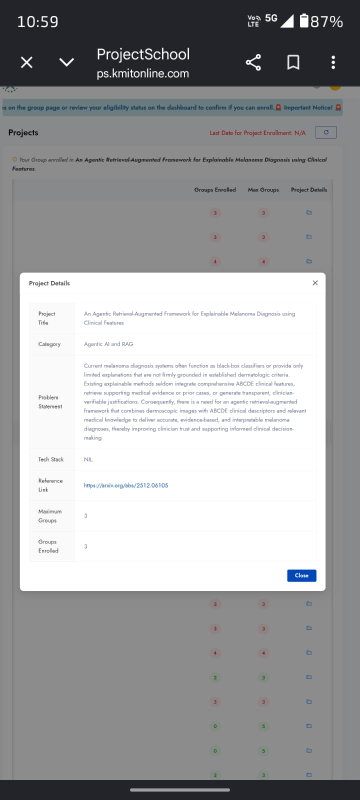
#> input picture PDFS/problem statement image.jpeg, 720 x 1600 px (shown at 1/2 size)
$ python -i ruler_ticks.py   (imports and definitions only)
#> lines starting #> are read from the running program, lines starting #| are printed output that depends on the picture; after the words box and inside, x2 and y2 are one past the last pixel; in counts of white or black regions, pixels touching at a corner belong together
"""Measure repeated ruler strokes in image coordinates, without object models.

Physical units deliberately do not enter this module. A row of marks supplies
a pixel interval; its millimetre interval belongs to the acquisition device.
"""

from dataclasses import dataclass

import cv2
import numpy as np
from scipy.signal import find_peaks


@dataclass
class TickLattice:
    spacing: float
    positions: np.ndarray
    points: np.ndarray
    bbox: tuple[int, int, int, int]
    tangent: np.ndarray
    residual: float
    interval_residuals: np.ndarray
    confidence: float
    uncertainty: float


def _ink_image(image: np.ndarray, lesion_mask: np.ndarray | None):
    gray = cv2.cvtColor(image, cv2.COLOR_RGB2GRAY) if image.ndim == 3 else image
    source_h, source_w = gray.shape
    ratio = min(1.0, 1600.0 / max(source_h, source_w))
    size = (max(1, round(source_w * ratio)), max(1, round(source_h * ratio)))
    gray = cv2.resize(gray, size, interpolation=cv2.INTER_AREA)
    # Local background subtraction preserves faint ink on different skin tones.
    # It also removes broad shadows and the filled interior of a lesion.
    kernel_size = max(9, int(round(min(size) * 0.025)) | 1)
    kernel = cv2.getStructuringElement(cv2.MORPH_ELLIPSE, (kernel_size, kernel_size))
    ink = cv2.morphologyEx(gray, cv2.MORPH_BLACKHAT, kernel)
    high_pass = gray.astype(float) - cv2.GaussianBlur(gray, (3, 3), 0).astype(float)
    noise = float(np.median(np.abs(high_pass)))
    ink[ink < max(4.0, 4.0 * noise)] = 0

    if lesion_mask is not None:
        binary = (np.asarray(lesion_mask) > 0).astype(np.uint8)
        if binary.ndim != 2:
            raise ValueError("lesion_mask must be a two-dimensional mask")
        binary = cv2.resize(binary, size, interpolation=cv2.INTER_NEAREST)
        count, labels, stats, _ = cv2.connectedComponentsWithStats(binary, 8)
        if count > 1:
            # A raw model mask may also contain disconnected ruler ticks.
            # Exclude the lesion component, not every segmented object.
            largest = 1 + int(np.argmax(stats[1:, cv2.CC_STAT_AREA]))
            if stats[largest, cv2.CC_STAT_AREA] < binary.size * 0.85:
                exclusion = (labels == largest).astype(np.uint8)
                exclusion = cv2.dilate(exclusion, np.ones((3, 3), np.uint8))
                ink[exclusion > 0] = 0
    return ink, np.array([source_w / size[0], source_h / size[1]], dtype=float)


def _row_proposals(ink: np.ndarray):
    """Use short parallel line segments to propose rows, even without a baseline.

    Segment edges only locate candidate strips. They are never treated as
    individual tick centres, which would count a thick stroke twice.
    """
    lines = cv2.createLineSegmentDetector(cv2.LSD_REFINE_STD).detect(ink)[0]
    if lines is None:
        return []
    lines = lines.reshape(-1, 2, 2).astype(float)
    vectors = lines[:, 1] - lines[:, 0]
    lengths = np.linalg.norm(vectors, axis=1)
    minimum = max(4.0, min(ink.shape) * 0.009)
    keep = (lengths >= minimum) & (lengths <= min(ink.shape) * 0.20)
    lines, vectors, lengths = lines[keep], vectors[keep], lengths[keep]
    angles = np.arctan2(vectors[:, 1], vectors[:, 0]) % np.pi
    tolerance = max(2.0, min(ink.shape) * 0.004)
    proposals = []
    rng = np.random.default_rng(0)

    for seed_angle in np.arange(0.0, np.pi, np.pi / 12):
        selected = np.abs(np.sin(angles - seed_angle)) <= np.sin(np.deg2rad(9))
        group = lines[selected]
        if len(group) < 6:
            continue
        group_lengths = lengths[selected]
        # Bound texture-heavy images without changing random state elsewhere.
        if len(group) > 400:
            indices = np.linspace(0, len(group) - 1, 400, dtype=int)
            group, group_lengths = group[indices], group_lengths[indices]
        group_angles = np.arctan2(group[:, 1, 1] - group[:, 0, 1], group[:, 1, 0] - group[:, 0, 0])
        angle = 0.5 * np.arctan2(np.mean(np.sin(2 * group_angles)), np.mean(np.cos(2 * group_angles)))
        normal = np.array([np.cos(angle), np.sin(angle)])
        tangent = np.array([normal[1], -normal[0]])
        endpoints = group.reshape(-1, 2)
        seeds = np.linspace(0, len(endpoints) - 1, min(32, len(endpoints)), dtype=int)
        hypotheses = [(endpoints[i], tangent) for i in seeds]
        # Pair endpoints to tolerate slight rotation/skew of the ruler axis
        # relative to its ticks. Requiring near-perpendicular ticks rejects
        # parallel hairs that happen to cross the same image region.
        for first, second in rng.integers(0, len(endpoints), size=(100, 2)):
            delta = endpoints[second] - endpoints[first]
            distance = float(np.linalg.norm(delta))
            if distance < max(30, minimum * 6):
                continue
            axis = delta / distance
            if abs(float(axis @ normal)) <= 0.16:
                hypotheses.append((endpoints[first], axis))

        for origin, axis in hypotheses:
            perpendicular = np.array([-axis[1], axis[0]])
            distances = np.abs((group - origin) @ perpendicular)
            supporting = np.min(distances, axis=1) <= tolerance
            if np.count_nonzero(supporting) < 6:
                continue
            supported = group[supporting]
            nearest = np.argmin(distances[supporting], axis=1)
            aligned = supported[np.arange(len(supported)), nearest]
            centre = np.mean(aligned, axis=0)
            _, _, vh = np.linalg.svd(aligned - centre, full_matrices=False)
            fitted_axis = vh[0]
            if fitted_axis[0] < 0 or (abs(fitted_axis[0]) < 1e-6 and fitted_axis[1] < 0):
                fitted_axis = -fitted_axis
            if abs(float(fitted_axis @ normal)) > 0.20:
                continue
            coordinates = np.sort((aligned - centre) @ fitted_axis)
            unique_count = 1 + int(np.sum(np.diff(coordinates) > 3.0))
            span = float(np.ptp(coordinates))
            if unique_count < 6 or span < max(25, minimum * 5):
                continue
            depth = float(np.median(group_lengths[supporting]))
            proposals.append((unique_count, centre, fitted_axis, coordinates[0], coordinates[-1], depth))

    proposals.sort(key=lambda item: item[0], reverse=True)
    selected = []
    for proposal in proposals:
        _, centre, axis, low, high, depth = proposal
        duplicate = False
        for _, other_centre, other_axis, other_low, other_high, other_depth in selected:
            perpendicular = np.array([-axis[1], axis[0]])
            along = float((other_centre - centre) @ axis)
            if (abs(float(axis @ other_axis)) > 0.998
                    and abs(float((other_centre - centre) @ perpendicular)) < max(3, min(depth, other_depth) * 0.45)
                    and min(high, other_high + along) > max(low, other_low + along)):
                duplicate = True
                break
        if not duplicate:
            selected.append(proposal)
        if len(selected) >= 24:
            break
    return selected


def _baseline_proposals(ink: np.ndarray):
    """Also sample long baselines when crossing hairs obscure tick endpoints."""
    binary = (ink >= 8).astype(np.uint8) * 255
    minimum = max(45, round(min(ink.shape) * 0.20))
    lines = cv2.HoughLinesP(binary, 1, np.pi / 720, threshold=max(30, minimum // 3),
                            minLineLength=minimum, maxLineGap=max(3, round(min(ink.shape) * 0.005)))
    if lines is None:
        return []
    lines = lines.reshape(-1, 2, 2).astype(float)
    lengths = np.linalg.norm(lines[:, 1] - lines[:, 0], axis=1)
    selected = []
    for index in np.argsort(lengths)[::-1]:
        line, length = lines[index], lengths[index]
        centre = line.mean(axis=0)
        axis = (line[1] - line[0]) / length
        if axis[0] < 0 or (abs(axis[0]) < 1e-6 and axis[1] < 0):
            axis = -axis
        normal = np.array([-axis[1], axis[0]])
        if any(abs(float(axis @ other[2])) > 0.998
               and abs(float((centre - other[1]) @ normal)) < 5 for other in selected):
            continue
        # Stay close to the baseline so short minor ticks remain visible even
        # when taller marks and oblique hairs cross the ruler.
        depth = max(6, min(ink.shape) * 0.008)
        selected.append((0, centre, axis, -length / 2, length / 2, depth))
        if len(selected) >= 10:
            break
    return selected


def _fit_lattice(positions: np.ndarray):
    """Fit an affine tick lattice with missing marks and a small outlier budget.

    Seeds come from observed gaps. Most fitted gaps must be adjacent divisions;
    a sparse harmonic or an arbitrary subset of texture cannot set the scale.
    """
    if len(positions) < 6:
        return None
    gaps = np.diff(positions)
    seeds = np.unique(np.round(gaps[(gaps >= 4) & (gaps <= np.ptp(positions) / 5)], 1))
    best = None
    for seed in seeds:
        tolerance = max(0.8, seed * 0.10)
        for phase in positions[:24]:
            indices = np.rint((positions - phase) / seed).astype(int)
            residuals = np.abs(positions - (phase + indices * seed))
            chosen = np.where(residuals <= tolerance)[0]
            if len(chosen) < 6:
                continue
            # Only one profile peak can represent a particular physical mark.
            unique_peaks = []
            for index in np.unique(indices[chosen]):
                members = chosen[indices[chosen] == index]
                unique_peaks.append(members[np.argmin(residuals[members])])
            chosen = np.asarray(unique_peaks, dtype=int)
            if len(chosen) < 6:
                continue
            spacing, intercept = np.polyfit(indices[chosen], positions[chosen], 1)
            error = positions[chosen] - (intercept + indices[chosen] * spacing)
            chosen = chosen[np.abs(error) <= tolerance]
            if len(chosen) < 6 or len(chosen) / len(positions) < 0.80:
                continue
            spacing, intercept = np.polyfit(indices[chosen], positions[chosen], 1)
            ticks = positions[chosen]
            tick_indices = indices[chosen]
            steps = np.diff(tick_indices)
            density = len(ticks) / (tick_indices[-1] - tick_indices[0] + 1)
            if (spacing < 4 or abs(spacing / seed - 1) > 0.15 or density < 0.75
                    or np.any(steps > 3) or np.mean(steps == 1) < 0.60):
                continue
            residual = float(np.sqrt(np.mean((ticks - (intercept + tick_indices * spacing)) ** 2)))
            interval_residuals = np.diff(ticks) - steps * spacing
            interval_rms = float(np.sqrt(np.mean(interval_residuals ** 2)))
            unit_gaps = np.diff(ticks) / steps
            # A single scalar cannot correct visible perspective distortion.
            if (residual > max(0.65, spacing * 0.065)
                    or interval_rms > max(1.0, spacing * 0.10)
                    or abs(np.mean(unit_gaps[:3]) - np.mean(unit_gaps[-3:])) > spacing * 0.12):
                continue
            score = len(ticks) * (1.0 - residual / spacing) * density
            if best is None or score > best[0]:
                best = (score, spacing, ticks, residual, interval_residuals, len(chosen) / len(positions))
    return best


def find_tick_lattices(image: np.ndarray, lesion_mask: np.ndarray | None = None) -> list[TickLattice]:
    """Return independently validated rows in original-image pixel coordinates."""
    ink, source_scale = _ink_image(image, lesion_mask)
    lattices = []
    proposals = _baseline_proposals(ink) + _row_proposals(ink)
    for _, origin, tangent, low, high, depth in proposals:
        normal = np.array([-tangent[1], tangent[0]])
        along = np.arange(np.floor(low) - 5, np.ceil(high) + 6, dtype=float)
        across = np.arange(2, max(6, round(depth)) + 1, dtype=float)
        for side in (-1, 1):
            points = (origin + along[None, :, None] * tangent
                      + (side * across[:, None, None]) * normal)
            sampled = cv2.remap(ink, points[:, :, 0].astype(np.float32), points[:, :, 1].astype(np.float32),
                                cv2.INTER_LINEAR, borderMode=cv2.BORDER_CONSTANT)
            profile = np.mean(sampled, axis=0).astype(np.float32)
            profile = cv2.GaussianBlur(profile[None, :], (3, 1), 0.6).ravel()
            floor = float(np.percentile(profile, 20))
            amplitude = float(np.percentile(profile, 95)) - floor
            if amplitude < 5:
                continue
            peaks, _ = find_peaks(profile, distance=3, prominence=max(3, amplitude * 0.22),
                                  height=floor + max(4, amplitude * 0.22), width=0.6)
            positions = peaks.astype(float)
            # Sub-pixel centres of the intensity peaks, not their two edges.
            for index, peak in enumerate(peaks):
                left, centre, right = map(float, profile[peak - 1:peak + 2])
                denominator = left - 2 * centre + right
                if abs(denominator) > 1e-6:
                    positions[index] += np.clip(0.5 * (left - right) / denominator, -0.5, 0.5)
            fit = _fit_lattice(positions + along[0])
            if fit is None:
                continue
            _, spacing, ticks, residual, interval_residuals, coverage = fit
            axis_scale = float(np.linalg.norm(tangent * source_scale))
            tick_points = (origin + ticks[:, None] * tangent + side * depth / 2 * normal) * source_scale
            corners = np.array([origin + u * tangent + v * normal
                                for u in (ticks[0] - 3, ticks[-1] + 3)
                                for v in (-2 * side, (depth + 2) * side)]) * source_scale
            start = np.maximum(0, np.floor(np.min(corners, axis=0))).astype(int)
            end = np.minimum([image.shape[1], image.shape[0]], np.ceil(np.max(corners, axis=0))).astype(int)
            confidence = min(0.97, 0.55 + 0.025 * len(ticks)) * (1 - residual / spacing) * coverage
            lattices.append(TickLattice(
                spacing=float(spacing * axis_scale), positions=(ticks - ticks[0]) * axis_scale,
                points=tick_points, bbox=(int(start[0]), int(start[1]), int(end[0] - start[0]), int(end[1] - start[1])),
                tangent=tangent * source_scale / axis_scale, residual=residual * axis_scale,
                interval_residuals=interval_residuals * axis_scale, confidence=float(confidence),
                uncertainty=float(max(0.5, residual) / spacing),
            ))

    lattices.sort(key=lambda item: (len(item.positions), item.confidence), reverse=True)
    return lattices

>>> import cv2
>>> picture = cv2.cvtColor(cv2.imread('../../PDFS/problem statement image.jpeg'), cv2.COLOR_BGR2RGB)
>>> result = find_tick_lattices(picture)
#> in _ink_image, `ink = cv2.morphologyEx(gray, cv2.MORPH_BLACKHAT, kernel)`:
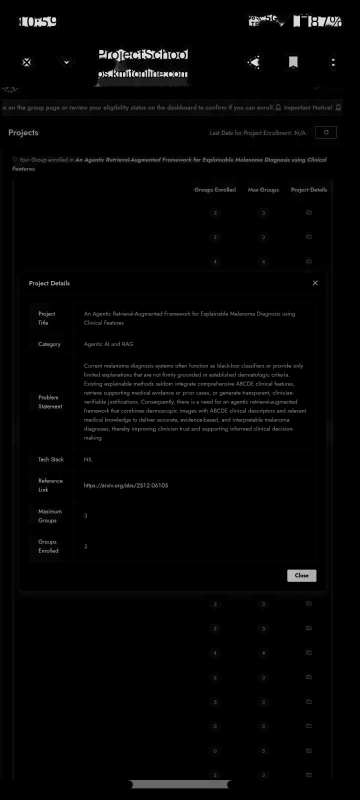
#> ink: shape (1600, 720) (shown at 1/2 size); min 0, max 255, mean 4.5
#> in _ink_image, `high_pass = gray.astype(float) - cv2.GaussianBlur(gray, (3, 3), 0).ast..`:
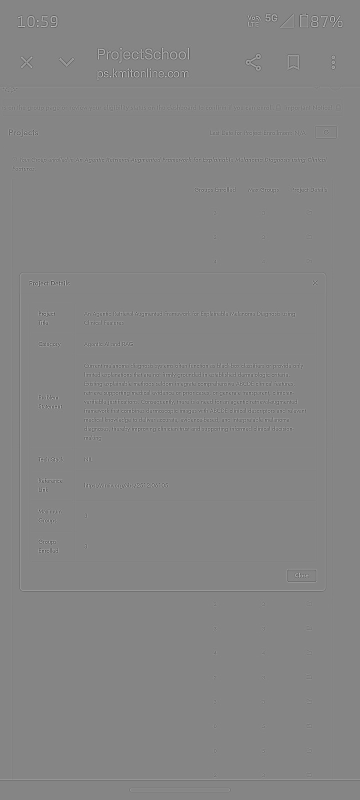
#> high_pass: shape (1600, 720) float64 (shown at 1/2 size); min -112, max 102, mean 0; drawn with min black and max white
#> in _ink_image, `noise = float(np.median(np.abs(high_pass)))`: noise = 0
#> in _ink_image, `ink[ink < max(4.0, 4.0 * noise)] = 0`: ink: shape (1600, 720); 9.37% of pixels changed, all inside (x1, y1, x2, y2) = (0, 24, 720, 1584)
#> in find_tick_lattices, `ink, source_scale = _ink_image(image, lesion_mask)`: source_scale = [1, 1]
#> in _baseline_proposals, `binary = (ink >= 8).astype(np.uint8) * 255`:
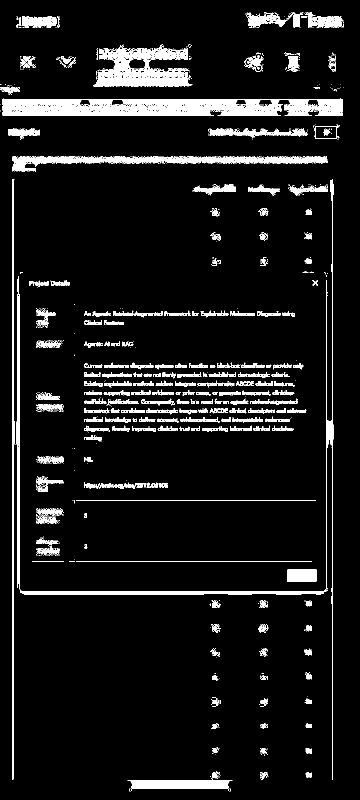
#> binary: shape (1600, 720) (shown at 1/2 size); 8.4% white; 1118 white regions (873 under 20 px), largest, box (x1, y1, x2, y2) and area: (4, 197, 686, 232) 18594, (35, 359, 667, 1559) 10124, (186, 91, 385, 174) 8425
#> in _baseline_proposals, `lines = cv2.HoughLinesP(binary, 1, np.pi / 720, threshold=max(30, mini..`: lines = 125 rows, first 6: [664, 1558, 664, 359], [26, 1558, 26, 359], [24, 1558, 24, 359], [25, 1558, 25, 359], [665, 1558, 665, 359], [5, 212, 361, 220]
#> in _baseline_proposals, `lengths = np.linalg.norm(lines[:, 1] - lines[:, 0], axis=1)`: lengths = 125 values, max 1199 at index 0, min 144 at index 93, mean 314.3
#> the loop in _baseline_proposals, `for index in np.argsort(lengths)[::-1]:` made 20 passes
#> (index, line, length, centre, axis, normal) on passes 4, 6, 7, 8, 9, 10, 11, 12: (2, [[24, 1558], [24, 359]], 1199, [24, 958.5], [0, 1], [-1, 0]), (12, [[4, 199], [684, 199]], 680, [344, 199], [1, 0], [0, 1]), (15, [[25, 321], [654, 319]], 629, [339.5, 320], [1, -0.00318], [0.00318, 1]), (18, [[27, 322], [655, 322]], 628, [341, 322], [1, 0], [0, 1]), (46, [[28, 323], [652, 323]], 624, [340, 323], [1, 0], [0, 1]), (21, [[652, 1183], [652, 560]], 623, [652, 871.5], [0, 1], [-1, 0]), (38, [[35, 1175], [35, 558]], 617, [35, 866.5], [0, 1], [-1, 0]), (34, [[37, 1167], [37, 552]], 615, [37, 859.5], [0, 1], [-1, 0])
#> (line, length, centre, axis, normal) on passes 1, 2, 3, 5: ([[664, 1558], [664, 359]], 1199, [664, 958.5], [0, 1], [-1, 0]), ([[26, 1558], [26, 359]], 1199, [26, 958.5], [0, 1], [-1, 0]), ([[25, 1558], [25, 359]], 1199, [25, 958.5], [0, 1], [-1, 0]), ([[665, 1558], [665, 359]], 1199, [665, 958.5], [0, 1], [-1, 0])
#> after the loop in _baseline_proposals, `for index in np.argsort(lengths)[::-1]:`: selected = 10 items
#> in _row_proposals, `lines = cv2.createLineSegmentDetector(cv2.LSD_REFINE_STD).detect(ink)[0]`: lines = 414 rows, first 6: [599.5, 51.89, 599.3, 31.88], [205.5, 99.62, 199.2, 98.94], [216, 104.4, 215.5, 115.6], [323.3, 115.6, 323.5, 99.36], [93.22, 34.35, 84.33, 33.68], [659.4, 41.9, 659.3, 34.38]
#> in _row_proposals, `vectors = lines[:, 1] - lines[:, 0]`: vectors = 414 pairs, first value -363.8 to 190, second value -38.75 to 1197.5
#> in _row_proposals, `lengths = np.linalg.norm(vectors, axis=1)`: lengths = 414 values, max 1197.5 at index 395, min 2.79 at index 279, mean 18.24
#> in _row_proposals, `lines, vectors, lengths = lines[keep], vectors[keep], lengths[keep]`: vectors = 385 pairs, first value -100 to 58.75, second value -38.75 to 43.75; lengths = 385 values, max 100 at index 375, min 6.49 at index 178, mean 14.16
#> in _row_proposals, `angles = np.arctan2(vectors[:, 1], vectors[:, 0]) % np.pi`: angles = 385 values, max 3.14 at index 132, min 0 at index 371, mean 1.6
#> the loop in _row_proposals, `for seed_angle in np.arange(0.0, np.pi, np.pi / 12):` made 12 passes
#> (angle, normal, tangent) on passes 1, 2, 7, 9, 12: (-0.00467, [1, -0.00467], [-0.00467, -1]), (0.222, [0.975, 0.22], [0.22, -0.975]), (1.57, [0.00269, 1], [1, -0.00269]), (-1.02, [0.525, -0.851], [-0.851, -0.525]), (-0.231, [0.974, -0.229], [-0.229, -0.974])
#> (group_lengths, group_angles, angle, normal, tangent, seeds) on passes 5, 6, 11: ([7.24, 6.66, 9.24, 7.93, 7.08, 8.79, 8.34, 9.51], [0.917, -2.1, -2.12, 1.04, 1.03, 0.892, -2.02, -1.94], 1.03, [0.512, 0.859], [0.859, -0.512], [0, 1, 2, 3, 4, 5, 6, 7, 8, 9, 10, 11, 12, 13, 14, 15]), ([7.82, 11.32, 9.05, 10.24, 10.52, 9.51, 11.49, 6.69], [-1.75, 1.46, -1.74, 1.44, 1.39, -1.94, -1.72, -1.84], 1.38, [0.192, 0.981], [0.981, -0.192], [0, 1, 2, 3, 4, 5, 6, 7, 8, 9, 10, 11, 12, 13, 14, 15]), ([11.16, 8.39, 8.35, 8.56, 8.59, 8.88, 6.98], [2.61, 2.67, 2.76, -0.533, 2.59, 2.72, -0.625], -0.501, [0.877, -0.48], [-0.48, -0.877], [0, 1, 2, 3, 4, 5, 6, 7, 8, 9, 10, 11, 12, 13])
#> after the loop in _row_proposals, `for seed_angle in np.arange(0.0, np.pi, np.pi / 12):`: proposals = 50 items
#> the loop in _row_proposals, `for proposal in proposals:` made 49 passes
#> (proposal, low, high, depth) on passes 1 to 8: ((12, [93.42, 717.4], [0.00354, 1], -674.3, 363.7, 10.21), -674.3, 363.7, 10.21), ((12, [292.7, 34.16], [1, -0.00536], -254.8, 366.6, 13.75), -254.8, 366.6, 13.75), ((12, [292.7, 34.16], [1, -0.00536], -254.8, 366.6, 13.75), -254.8, 366.6, 13.75), ((12, [292.7, 34.16], [1, -0.00536], -254.8, 366.6, 13.75), -254.8, 366.6, 13.75), ((12, [316.1, 116.2], [1, -0.0127], -270.4, 278.3, 11.24), -270.4, 278.3, 11.24), ((11, [342.7, 114.9], [1, -0.00378], -130.1, 251.6, 11.24), -130.1, 251.6, 11.24), ((11, [342.7, 114.9], [1, -0.00378], -130.1, 251.6, 11.24), -130.1, 251.6, 11.24), ((11, [342.7, 114.9], [1, -0.00378], -130.1, 251.6, 11.24), -130.1, 251.6, 11.24)
#> after the loop in _row_proposals, `for proposal in proposals:`: selected = 24 items
#> in find_tick_lattices, `proposals = _baseline_proposals(ink) + _row_proposals(ink)`: proposals = 34 items
#> the loop in find_tick_lattices, `for _, origin, tangent, low, high, depth in proposals:` made 34 passes
#> (origin, tangent, low, high, depth, normal, across) on passes 11, 12, 14, 15: ([93.42, 717.4], [0.00354, 1], -674.3, 363.7, 10.21, [-1, 0.00354], [2, 3, 4, 5, 6, 7, 8, 9, 10]), ([292.7, 34.16], [1, -0.00536], -254.8, 366.6, 13.75, [0.00536, 1], [2, 3, 4, 5, 6, 7, 8, 9, 10, 11, 12, 13, 14]), ([329.7, 112.8], [0.996, 0.085], -117.6, 265.8, 11.25, [-0.085, 0.996], [2, 3, 4, 5, 6, 7, 8, 9, 10, 11]), ([332.4, 676.3], [0.00699, 1], -532.5, 160.8, 11.28, [-1, 0.00699], [2, 3, 4, 5, 6, 7, 8, 9, 10, 11])
#> (origin, tangent, low, high, depth, normal, across) on passes 1 to 6: ([664, 958.5], [0, 1], -599.5, 599.5, 6, [-1, 0], [2, 3, 4, 5, 6]), ([26, 958.5], [0, 1], -599.5, 599.5, 6, [-1, 0], [2, 3, 4, 5, 6]), ([344, 199], [1, 0], -340, 340, 6, [0, 1], [2, 3, 4, 5, 6]), ([339.5, 320], [1, -0.00318], -314.5, 314.5, 6, [0.00318, 1], [2, 3, 4, 5, 6]), ([652, 871.5], [0, 1], -311.5, 311.5, 6, [-1, 0], [2, 3, 4, 5, 6]), ([35, 866.5], [0, 1], -308.5, 308.5, 6, [-1, 0], [2, 3, 4, 5, 6])
#> after the loop in find_tick_lattices, `for _, origin, tangent, low, high, depth in proposals:`: lattices = 2 items
#> result = 2 items
